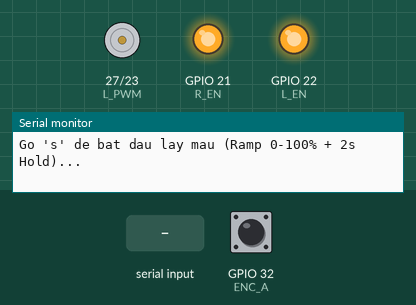
Bench run of a sketch on a simulated ESP32. Shown: motor-driver pin pairs drawn as motors (green arrow = first pin HIGH = forward, orange = second pin HIGH = backward, longer = more drive), output pins drawn as LEDs (lit = HIGH), the last lines printed to the serial monitor. The inputs (shaded band) are chosen by the test bench; at power-on: GPIO 32 (ENC_A) HIGH.

Above: at 1.2 s.
1.3 s: "s" received over Serial
At 3.95 s:
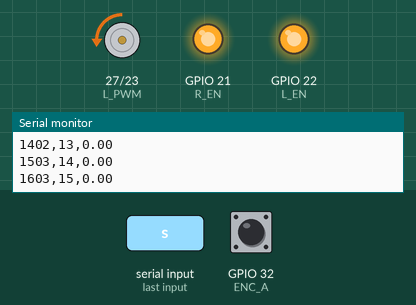
At 13.1 s:
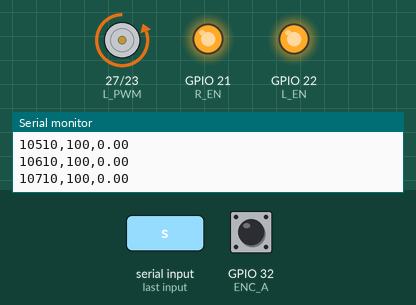
Timing chart, 0 to 15.9 s (numbered marks = the images above; inputs shaded):
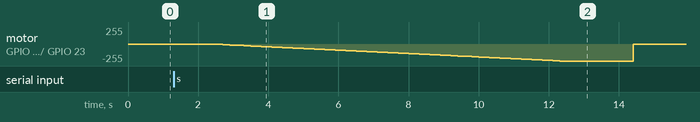

Measured:
- after the input at 1.3 s, motor on GPIO 27 (L_PWM) / GPIO 23 (R_PWM): stopped → backward 2/255 after 1.1 s, → backward 5/255 0.10 s later, → backward 7/255 0.10 s later, → backward 10/255 0.10 s later, … (101 changes in this stretch)

The sketch:

PWM_Gather.ino
```cpp
// ==========================================
// CẤU HÌNH THÔNG SỐ (Giữ nguyên từ turn trước)
// ==========================================
const int GEAR_RATIO = 30;
const float MAX_RPM = 333.0;
const int PULSES_PER_REV = 11 * GEAR_RATIO;

const int R_EN = 21, L_EN = 22, R_PWM = 23, L_PWM = 27;
const int ENC_A = 32, ENC_B = 33;
const int pwmFreq = 5000, pwmResolution = 8;

volatile long encoderCount = 0;
volatile unsigned long lastPulseTime = 0;
const unsigned long debounceDelay = 300;

long previousCount = 0;
bool isTesting = false;
bool testCompleted = false;
unsigned long testStartTime = 0;
unsigned long lastStepTime = 0;
unsigned long holdStartTime = 0; // Thời điểm bắt đầu giữ 100%
int testPwm = 0;
const int sampleTime = 100;
const int holdDuration = 2000; // 2 giây duy trì

void IRAM_ATTR readEncoder() {
  unsigned long currentMicros = micros();
  if (currentMicros - lastPulseTime > debounceDelay) {
    if (digitalRead(ENC_B) == HIGH) encoderCount++;
    else encoderCount--;
    lastPulseTime = currentMicros;
  }
}

void setup() {
  Serial.begin(115200);
  pinMode(R_EN, OUTPUT); pinMode(L_EN, OUTPUT);
  digitalWrite(R_EN, HIGH); digitalWrite(L_EN, HIGH);
  ledcAttach(R_PWM, pwmFreq, pwmResolution);
  ledcAttach(L_PWM, pwmFreq, pwmResolution);
  pinMode(ENC_A, INPUT_PULLUP); pinMode(ENC_B, INPUT_PULLUP);
  attachInterrupt(digitalPinToInterrupt(ENC_A), readEncoder, RISING);
  Serial.println("Go 's' de bat dau lay mau (Ramp 0-100% + 2s Hold)...");
}

void loop() {
  if (Serial.available() > 0) {
    char c = Serial.read();
    if (c == 's' || c == 'S') {
      ledcWrite(R_PWM, 0); ledcWrite(L_PWM, 0);
      delay(1000);
      isTesting = true; testCompleted = false;
      testPwm = 0; encoderCount = 0; previousCount = 0; holdStartTime = 0;
      Serial.println("Time(ms),PWM(%),RPM");
      testStartTime = millis(); lastStepTime = testStartTime;
    }
  }

  if (isTesting && !testCompleted) {
    unsigned long currentMillis = millis();
    if (currentMillis - lastStepTime >= sampleTime) {
      noInterrupts();
      long currentCount = encoderCount;
      interrupts();
      long countDiff = currentCount - previousCount;
      previousCount = currentCount;
      float actualRPM = ((float)countDiff / PULSES_PER_REV) * (60000.0 / sampleTime);

      unsigned long timePassed = currentMillis - testStartTime;
      Serial.printf("%lu,%d,%.2f\n", timePassed, testPwm, actualRPM);

      // Logic tăng PWM hoặc Duy trì 100%
      if (testPwm < 100) {
        testPwm++;
      } else {
        // Nếu đã đạt 100, kiểm tra xem đã giữ đủ 2 giây chưa
        if (holdStartTime == 0) holdStartTime = currentMillis;

        if (currentMillis - holdStartTime >= holdDuration) {
          testCompleted = true;
          isTesting = false;
          ledcWrite(R_PWM, 0); ledcWrite(L_PWM, 0);
          Serial.println("=== END OF DATA ===");
        }
      }

      if (!testCompleted) {
        int pwmValue = map(testPwm, 0, 100, 0, 255);
        ledcWrite(L_PWM, 0); ledcWrite(R_PWM, pwmValue);
      }
      lastStepTime = currentMillis;
    }
  }
}
```
